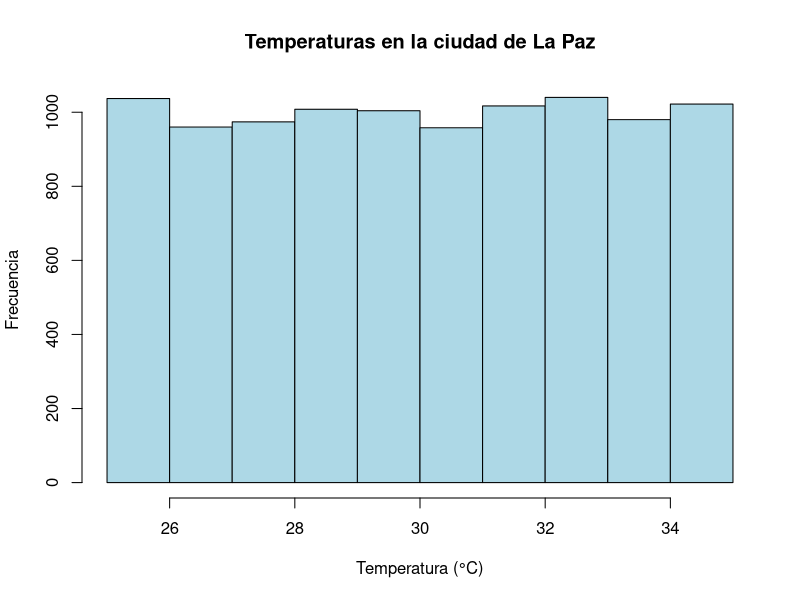
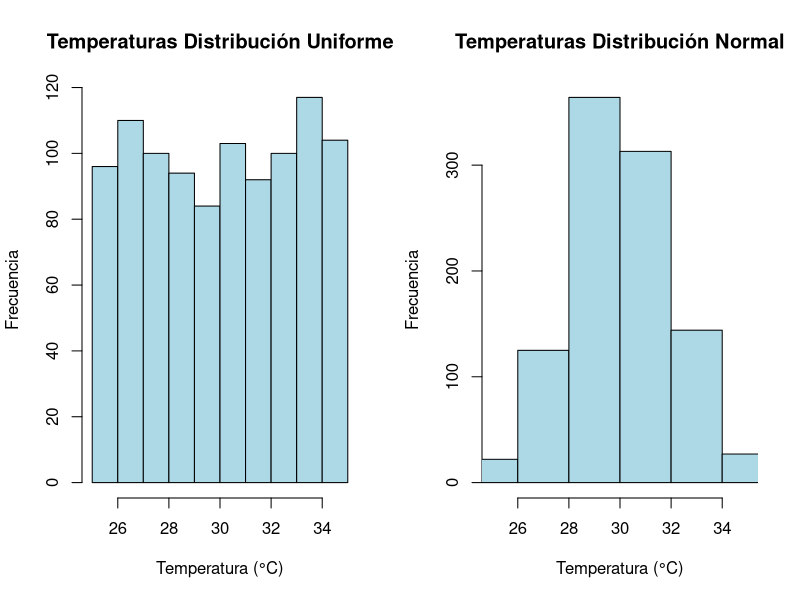
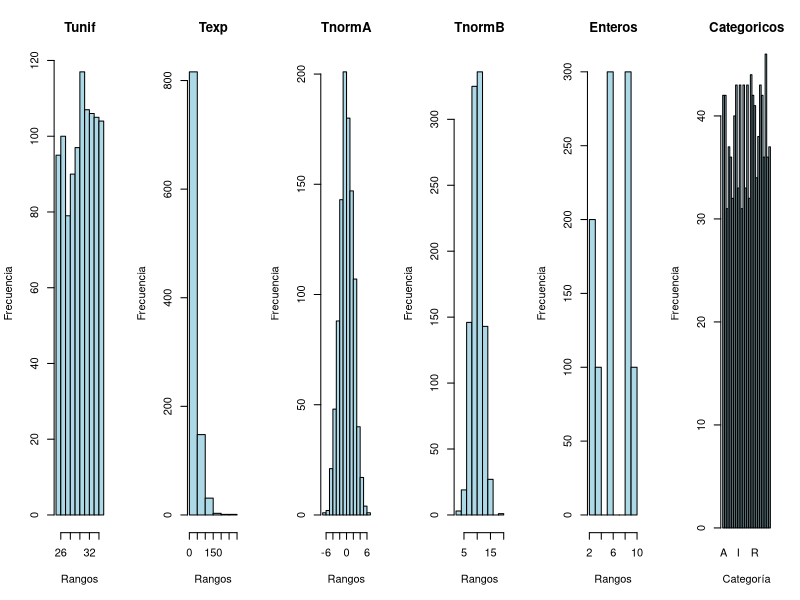

Here is the R script that generated these plots, in order: (Note: this script raises an error after producing the figures.)
temp <- runif(10000,min=25,max=35)

hist(temp, 
     main = "Temperaturas en la ciudad de La Paz", 
     xlab = "Temperatura (°C)", 
     ylab = "Frecuencia", 
     col = "lightblue", 
     border = "black",
    breaks = 9,
     xlim = c(25, 35))


# Tabla con dos variables
df <- data.frame(
    "Tunif"=runif(1000,min=25,max=35),
    "Tnorm"=rnorm(1000,mean=30,sd=2)
)

# Histograma de dos variables
par(mfrow=c(1,2))
hist(df$Tunif, 
     main = "Temperaturas Distribución Uniforme", 
     xlab = "Temperatura (°C)", 
     ylab = "Frecuencia", 
     col = "lightblue", 
     border = "black",
    breaks = 9,
     xlim = c(25, 35))
hist(df$Tnorm, 
     main = "Temperaturas Distribución Normal", 
     xlab = "Temperatura (°C)", 
     ylab = "Frecuencia", 
     col = "lightblue", 
     border = "black",
    breaks = 9,
     xlim = c(25, 35))


HistogramasTabla <- function(df){
     namvars <- names(df)
     n <- length(namvars)
     par(mfrow = c(1, n)) # Una fila, n columnas
     for(var in namvars){
          # Histograma para cada variable
          if(is.numeric(df[[var]])){
               hist(df[[var]], 
                    main = var, 
                    xlab = "Rangos", 
                    ylab = "Frecuencia", 
                    col = "lightblue", 
                    border = "black",
                    breaks = 9)
          } else{
               # Gráfico de barras para variables categóricas
               barplot(table(df[[var]]), 
                       main = var, 
                       xlab = "Categoría", 
                       ylab = "Frecuencia", 
                       col = "lightblue", 
                       border = "black")
          }
     }
     par(mfrow = c(1, 1)) # Regresar a una sola gráfica
}


tabla <- data.frame(
    "Tunif"=runif(1000,min=25,max=35),
    "Texp"=rexp(1000,rate = 1/30),
    "TnormA"=rnorm(1000,mean=0,sd=2),
    "TnormB"=rnorm(1000,mean=10,sd=2),
    "Enteros"=sample(1:10,10,replace = TRUE),
    "Categoricos"=sample(LETTERS[1:26],1000,replace = TRUE)
)

HistogramasTabla(tabla)

write.csv(tabla, file = "misdatos.csv", row.names = FALSE)
# Cargar la tabla


tabla2 <- read.csv("misdatos.csv")

tablaA <- tabla2[tabla2$Categoricos == "A",] # Filtrar por categoría
mean(tablaA$Tunif) # Media de la variable Tunif para la categoría A
mean(tablaA$Texp)

time <- seq(0, 1, by = 0.01)

tablafuncs <- data.frame(
     "Tiempo" = time,
     "Sin" = sin(2 * pi * time),
     "Cos" = cos(2 * pi * time)
)

plot(tablafuncs$Tiempo, tablafuncs$Sin, type = "l", col = "blue", lwd = 2,
     main = "Funciones Trigonométricas",
     xlab = "Tiempo (s)", ylab = "Valor")
lines(tablafuncs$Tiempo, tablafuncs$Cos, col = "red", lwd = 2)